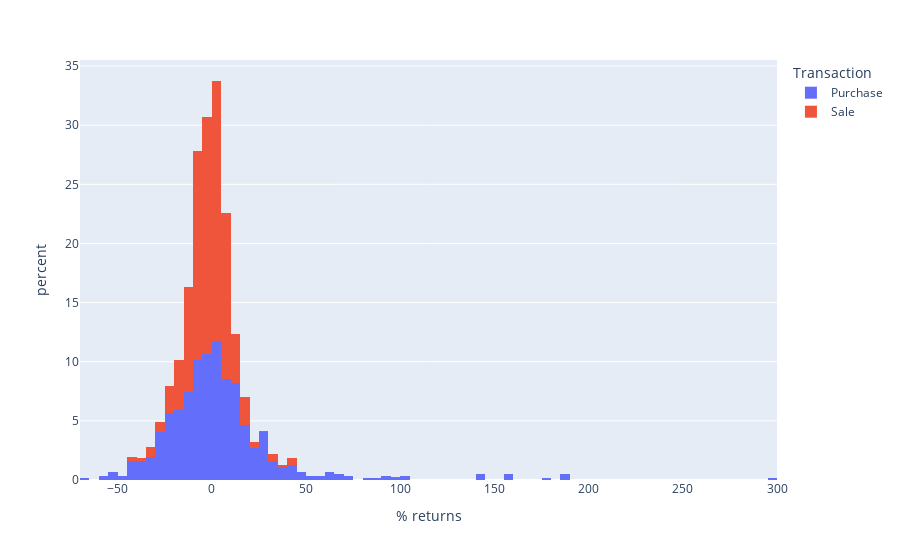

Write notebook code for a chart like this one.
### Code cell
fig = px.histogram(summary_df, x = '% returns', histnorm = 'percent', color = 'Transaction')
fig.show()

### Figure 1 — Plotly figure (JSON) as saved in the notebook; plotly's stock layout.template omitted (floating-point values rounded to 4 significant figures; data arrays with more than 128 entries replaced by an {"elided": "..."} marker saying what was removed)
{"data": [{"alignmentgroup": "True", "bingroup": "x", "histnorm": "percent", "hovertemplate": "Transaction=Purchase<br>% returns=%{x}<br>percent=%{y}<extra></extra>", "legendgroup": "Purchase", "marker": {"color": "#636efa", "pattern": {"shape": ""}}, "name": "Purchase", "offsetgroup": "Purchase", "orientation": "v", "showlegend": true, "type": "histogram", "x": {"elided": "621 float values"}, "xaxis": "x", "yaxis": "y"}, {"alignmentgroup": "True", "bingroup": "x", "histnorm": "percent", "hovertemplate": "Transaction=Sale<br>% returns=%{x}<br>percent=%{y}<extra></extra>", "legendgroup": "Sale", "marker": {"color": "#EF553B", "pattern": {"shape": ""}}, "name": "Sale", "offsetgroup": "Sale", "orientation": "v", "showlegend": true, "type": "histogram", "x": {"elided": "820 float values"}, "xaxis": "x", "yaxis": "y"}], "layout": {"barmode": "relative", "legend": {"title": {"text": "Transaction"}, "tracegroupgap": 0}, "margin": {"t": 60}, "xaxis": {"anchor": "y", "domain": [0, 1], "title": {"text": "% returns"}}, "yaxis": {"anchor": "x", "domain": [0, 1], "title": {"text": "percent"}}}}
